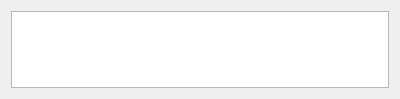
<?xml version="1.0" encoding="UTF-8"?>
<ui version="4.0">
 <class>ElementalCompositionForm</class>
 <widget class="QWidget" name="ElementalCompositionForm">
  <property name="geometry">
   <rect>
    <x>0</x>
    <y>0</y>
    <width>400</width>
    <height>99</height>
   </rect>
  </property>
  <property name="windowTitle">
   <string>Form</string>
  </property>
  <layout class="QHBoxLayout" name="horizontalLayout">
   <item>
    <widget class="QTreeView" name="treeView"/>
   </item>
  </layout>
 </widget>
 <resources/>
 <connections/>
</ui>
